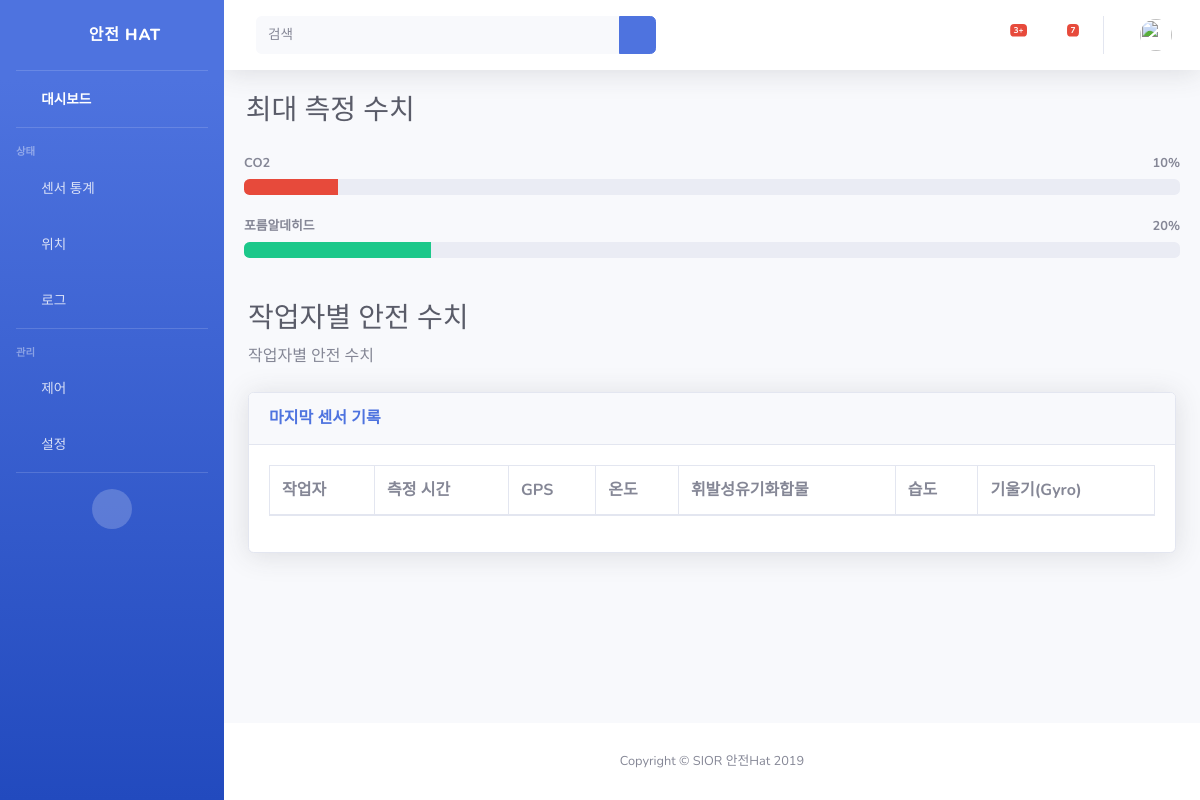
The app's page /home/statistics, older data.
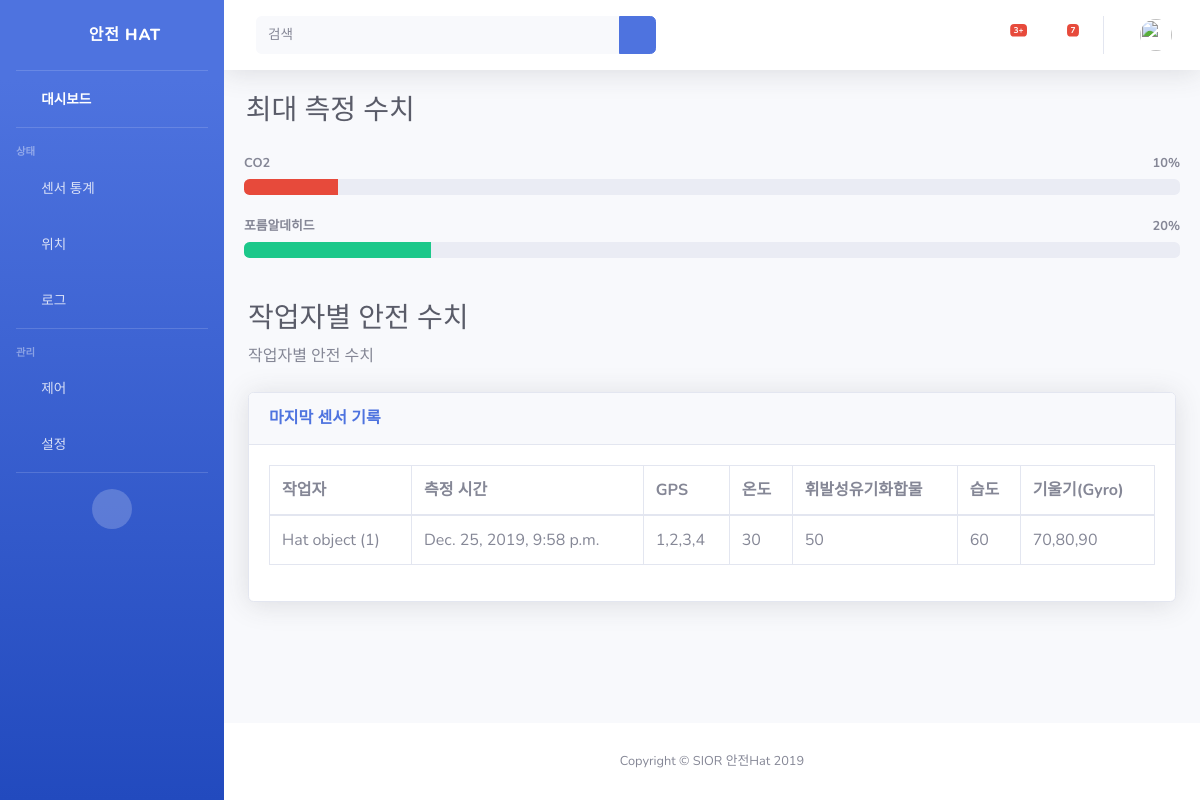
The same page, newer data.
### dashboard/models.py (models this page shows)
class SensorValue(models.Model):
    owner = models.ForeignKey(Hat, on_delete=models.CASCADE)        # 센서 값 소유자
    recordtime = models.DateTimeField(auto_now_add=True)            # 센서 값 기록 시간
    gps = models.CharField(max_length = MAX_LEN, null = True, blank = True) # GPS값
    temperature = models.IntegerField(null = True, blank = True)    # 온도 값
    voc = models.IntegerField(null = True, blank = True)            # voc 값
    humid = models.IntegerField(null = True, blank = True)          # 습도 값
    gyro = models.CharField(max_length = MAX_LEN, null = True, blank = True)    # 자이로 센서 값

class Hat(models.Model):
    id = models.AutoField(primary_key = True)
    user_name = models.CharField(max_length = 50)
    employee_id = models.CharField(max_length = 100, null = True)
    phone_number = models.CharField(max_length = 20, null = True)
    job_position = models.CharField(max_length = MAX_LEN, null = True)
    last_location_gps_lat = models.CharField(max_length = MAX_LEN, null = True, blank = True)
    last_location_gps_lng = models.CharField(max_length = MAX_LEN, null = True, blank = True)
    last_location_str = models.CharField(max_length = MAX_LEN, null = True, blank = True)
    last_connect_date = models.DateTimeField(null = True, blank = True)

### dashboard/views.py (the view)
# urls.py: path('statistics', views.statistics)
def statistics(request):
    SensorValues = SensorValue.objects
    max_temperature = SensorValue.objects.all().aggregate(Max('temperature'))
    return render(request, 'statistics.html', {'SensorValues' : SensorValues})

### dashboard/templates/statistics.html (shortened to what this page needs)
{% extends "base.html" %}
{% load static %}
{% block content %}
<h1 class="h3 mb-2 text-gray-800"> &nbsp&nbsp&nbsp최대 측정 수치</h1>
<div class="card-body">
    <div>
      {% with max_co2=10 %}
      <h4 class="small font-weight-bold">CO2 <span class="float-right">{{max_co2}}%</span></h4>
      <div class="progress mb-4">
      {% if co2 < 20 %}
        <div class="progress-bar bg-normal" role="progressbar" style="width: {{max_co2}}%" aria-valuenow="20"
          aria-valuemin="0" aria-valuemax="100"></div>
      {% elif co2 < 40 %}
      <div class="progress-bar bg-success" role="progressbar" style="width: {{max_co2}}%" aria-valuenow="20"
      aria-valuemin="0" aria-valuemax="100"></div>
      {% elif co2 < 60 %}
      <div class="progress-bar bg-info" role="progressbar" style="width: {{max_co2}}%" aria-valuenow="20"
      aria-valuemin="0" aria-valuemax="100"></div>
      {% elif co2 < 80 %}
      <div class="progress-bar bg-warning" role="progressbar" style="width: {{max_co2}}%" aria-valuenow="20"
      aria-valuemin="0" aria-valuemax="100"></div>
      {% else %}
      <div class="progress-bar bg-danger" role="progressbar" style="width: {{max_co2}}%" aria-valuenow="20"
      aria-valuemin="0" aria-valuemax="100"></div>
      {% endif %}
      {% endwith %}
    </div>
    </div>
    <div>
      {% with co2=20 %}
      <h4 class="small font-weight-bold">포름알데히드 <span class="float-right">{{co2}}%</span></h4>
      <div class="progress mb-4">
      {% if co2 < 20 %}
        <div class="progress-bar bg-normal" role="progressbar" style="width: {{co2}}%" aria-valuenow="20"
          aria-valuemin="0" aria-valuemax="100"></div>
      {% elif co2 < 40 %}
      <div class="progress-bar bg-success" role="progressbar" style="width: {{co2}}%" aria-valuenow="20"
      aria-valuemin="0" aria-valuemax="100"></div>
      {% elif co2 < 60 %}
      <div class="progress-bar bg-info" role="progressbar" style="width: {{co2}}%" aria-valuenow="20"
      aria-valuemin="0" aria-valuemax="100"></div>
      {% elif co2 < 80 %}
      <div class="progress-bar bg-warning" role="progressbar" style="width: {{co2}}%" aria-valuenow="20"
      aria-valuemin="0" aria-valuemax="100"></div>
      {% else %}
      <div class="progress-bar bg-danger" role="progressbar" style="width: {{co2}}%" aria-valuenow="20"
      aria-valuemin="0" aria-valuemax="100"></div>
      {% endif %}
    </div>
    {% endwith %}
    </div>
  </div>
  <div class="container-fluid">
    <h1 class="h3 mb-2 text-gray-800">작업자별 안전 수치</h1>
    <p class="mb-4">작업자별 안전 수치</p>
    <div class="card shadow mb-4">
      <div class="card-header py-3">
        <h6 class="m-0 font-weight-bold text-primary">마지막 센서 기록</h6>
      </div>
      <div class="card-body">
        <div class="table-responsive">
          <table class="table table-bordered" id="dataTable" width="100%" cellspacing="1">
            <thead>
              <tr>
                <th>작업자</th>
                <th>측정 시간</th>
                <th>GPS</th>
                <th>온도</th>
                <th>휘발성유기화합물</th>
                <th>습도</th>
                <th>기울기(Gyro)</th>
              </tr>
            </thead>
            <tbody>
              {% for SensorValue in SensorValues.all %}
              <tr>
                <td>{{SensorValue.owner}}</td>
                <td>{{SensorValue.recordtime}}</td>
                <td>{{SensorValue.gps}}</td>
                <td>{{SensorValue.temperature}}</td>
                <td>{{SensorValue.voc}}</td>
                <td>{{SensorValue.humid}}</td>
                <td>{{SensorValue.gyro}}</td>
              </tr>
              {% endfor %}
            </tbody>
          </table>
        </div>
      </div>
    </div>
  </div>
</div>
{% endblock %}

Row changes from the older to the newer data that the page shows:
added SensorValue: owner "Hat object (1)", recordtime "Dec. 25, 2019, 9:58 p.m.", gps "1,2,3,4", temperature "30", voc "50", humid "60", gyro "70,80,90"
